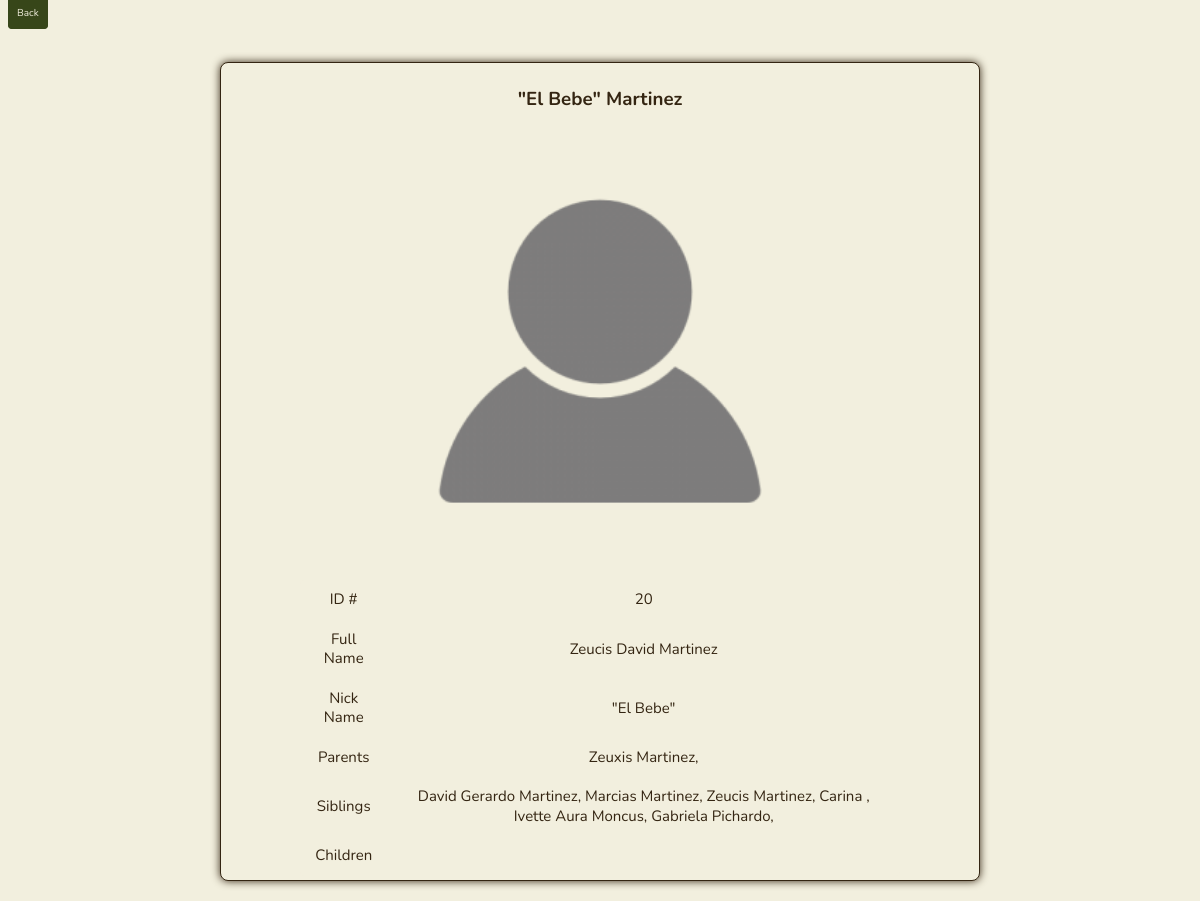
The app's page /big_card/20 with its own data.
### app.py (models this page shows, shortened)
class Person(db.Model):
    id = db.Column(db.Integer, primary_key=True)
    first_name = db.Column(db.String(200), nullable=False)
    last_name = db.Column(db.String(200), nullable=False)
    middle_name = db.Column(db.String(200), nullable=False, default='')
    nick_name = db.Column(db.String(200), nullable=False, default='')
    date_created = db.Column(db.DateTime, default=datetime.utcnow)
    parents = db.relationship('Person',
                              secondary = person_parent_association,
                              primaryjoin = id == person_parent_association.c.person_id,
                              secondaryjoin = id == person_parent_association.c.parent_id,
                              backref = db.backref('children', lazy='select'))
    siblings = db.relationship('Person',
                              secondary = sibling_association,
                              primaryjoin = id == sibling_association.c.left_id,
                              secondaryjoin = id == sibling_association.c.right_id,
                              back_populates = 'siblings',
                              lazy='select')

### app.py (the view)
@app.route('/big_card/<int:id>', methods=['POST', 'GET'])
def big_card(id):
    person = Person.query.get_or_404(id)
    if request.method == 'POST':
        return redirect('/')
    else:
        return render_template('big_card.html', person=person)

### templates/big_card.html (shortened to what this page needs)
{% extends 'base.html' %}
{% block body %}
<div class="" id="full-card-focus-page">
    <a class="btn" id='back_to_tree' href="/">Back</a>
    <div class='card-focus-page' id="main-content">
        <div class="card-focus-container">
            <div class="card-focus">
                <div class="card-focus-content">
                    {% if person.nick_name == "" %}
                    <h3>{{person.first_name}} {{person.last_name}}</h3>
                    {% else %}
                    <h3>{{person.nick_name}} {{person.last_name}}</h3>
                    {% endif %}
                    <img src="{{ url_for('static', filename='logos/empty-prof-pic.png') }}" alt="Profile Picture">
                    <table class="borderless" id="info-table">
                        <tr>
                            <td>ID #</td>
                            <td>{{ person.id }}</td>
                        </tr>
                        <tr>
                            <td>Full Name</td>
                            <td>{{ person.first_name }} {{ person.middle_name }} {{ person.last_name }}</td>
                        </tr>
                        <tr>
                            <td>Nick Name</td>
                            <td>{{ person.nick_name }}</td>
                        </tr>
                        <tr>
                            <td>Parents</td>
                            <td>
                                {% for person in person.parents %}
                                {{ person.first_name }} {{ person.middle_name }} {{ person.last_name }},
                                {% endfor %}
                            </td>
                        </tr>
                        <tr>
                            <td>Siblings</td>
                            <td>
                                {% for person in person.siblings %}
                                {{ person.first_name }} {{ person.middle_name }} {{ person.last_name }},
                                {% endfor %}
                            </td>
                        </tr>
                        <tr>
                            <td>Children</td>
                            <td>
                            </td>
                        </tr>
                    </table>
                </div>
            </div>
        </div>
    </div>
</div>
{% endblock %}

### static/css/main.css (style rules this page uses)
:root { --main-black: #0a0a0a; --main-white: #fff; --main-bg-color: #f2efde; --main-bg-border-color: #342512; --main-text-color: #342512; --main-secondary-text-color: #9d864d; --main-hover-text-color: #f2efde; --main-item-color: #374619; --main-item-border-color: #374619; --main-item-color-hover: #7e883d; --main-dark-brown: #342512; --main-light-brown: #9d864d; --main-cream: #f2efde; --main-light-green: #7e883d; --main-dark-green: #374619; }
body { margin: 0px; padding: 0px; box-sizing: border-box; font-family: Nunito, sans-serif; background-color: var(--main-cream); color: var(--main-dark-brown); }
a { cursor: pointer; }

### static/css/buttons.css (style rules this page uses)
.btn { font-size: 10px; padding: 8px; background-color: var(--main-dark-green); text-decoration: none; border: solid 1px var(--main-dark-green); border-radius: 4px; margin: 8px; color: var(--main-cream); }

### static/css/cards-focus.css (style rules this page uses)
.card-focus-page { display: flex; justify-content: center; align-items: center; }
.card-focus-container { width: 75%; max-width: 800px; display: flex; justify-content: center; flex-wrap: wrap; margin-top: 20px; }
.card-focus { width: 100%; background-color: var(--main-cream); border-radius: 8px; border: solid 1px var(--main-dark-brown); overflow: hidden; box-shadow: 0px 0px 8px var(--main-dark-brown); margin: 20px; }
.card-focus-content { padding: 4px; display: flex; flex-direction: column; align-items: center; justify-content: center; }
.card-focus-content img { width: 60%; height: auto; }
#info-table { color: var(--main-dark-brown); font-size: 15px; line-height: 1.3; background-color: var(--main-cream); border-radius: 4px; }
#info-table td { border: none; }

### static/css/tables.css (style rules this page uses)
table { margin: auto; border-collapse: collapse; width: 80%; background-color: var(--main-cream); }
tr { height: 25px; }
td, th { text-align: center; padding: 10px; }
.borderless th, td, tr { border: none; }

### records on screen
Person: nick_name "\"El Bebe\"", last_name "Martinez", id "20", first_name "Zeucis", middle_name "David"
Person: first_name "Zeuxis", last_name "Martinez"
Person: first_name "David", middle_name "Gerardo", last_name "Martinez"
Person: first_name "Marcias", last_name "Martinez"
Person: first_name "Zeucis", last_name "Martinez"
Person: first_name "Carina"
Person: first_name "Ivette", middle_name "Aura", last_name "Moncus"
Person: first_name "Gabriela", last_name "Pichardo"
